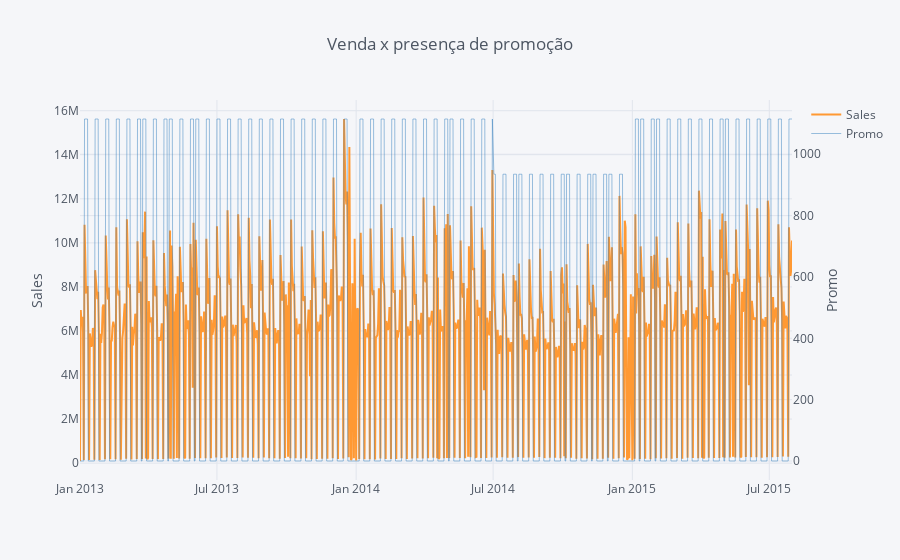

Notebook source saved alongside this figure:
### Markdown cell above
### Desafio 1
 
Construa o [gráfico de linha com plotly através do cufflinks](https://plot.ly/ipython-notebooks/cufflinks/#line-charts) agregrado por dia, com venda no eixo da direita e a variável `Promo` no eixo da esquerda (dica: com o parâmetro secondary_y é possível definir uma variável para ficar no eixo da esquerda)
- Gráfico com a soma das venda por semana no eixo da direita e a soma dos clientes na loja por semana no eixo da esquerda

Obs: Inclua título e descrição dos eixos nos gráficos

Dica: Com o cufflinks é necessário ordenar as datas antes de gerar o gráfico, para isso use a função [sort_values](https://pandas.pydata.org/pandas-docs/stable/reference/api/pandas.DataFrame.sort_values.html) do pandas

### Code cell
title = 'Venda x presença de promoção'
df.sort_values(by='Date', inplace=True)
df.iplot(kind='line', x='Date', y='Sales', secondary_y='Promo', title=title, 
                         mode='lines', width=[2,0.5], colors=['orange', 'blue'],
                         yTitle='Sales', secondary_y_title='Promo')

### Figure 1 — Plotly figure (JSON) as saved in the notebook; plotly's stock layout.template omitted (floating-point values rounded to 4 significant figures; data arrays with more than 128 entries replaced by an {"elided": "..."} marker saying what was removed)
{"data": [{"line": {"color": "rgba(255, 153, 51, 1.0)", "dash": "solid", "shape": "linear", "width": 2}, "mode": "lines", "name": "Sales", "text": "", "type": "scatter", "uid": "582329ca-4db6-11ea-8896-fc017cc0433b", "x": {"elided": "942 str values"}, "y": {"elided": "942 int values"}}, {"line": {"color": "rgba(55, 128, 191, 1.0)", "dash": "solid", "shape": "linear", "width": 0.5}, "mode": "lines", "name": "Promo", "text": "", "type": "scatter", "uid": "582329cb-4db6-11ea-8896-fc017cc0433b", "x": {"elided": "942 str values"}, "xaxis": "x", "y": {"elided": "942 int values"}, "yaxis": "y2"}], "layout": {"legend": {"bgcolor": "#F5F6F9", "font": {"color": "#4D5663"}}, "paper_bgcolor": "#F5F6F9", "plot_bgcolor": "#F5F6F9", "title": "Venda x presença de promoção", "titlefont": {"color": "#4D5663"}, "xaxis": {"gridcolor": "#E1E5ED", "showgrid": true, "tickfont": {"color": "#4D5663"}, "title": "", "titlefont": {"color": "#4D5663"}, "zerolinecolor": "#E1E5ED"}, "yaxis": {"gridcolor": "#E1E5ED", "showgrid": true, "tickfont": {"color": "#4D5663"}, "title": "Sales", "titlefont": {"color": "#4D5663"}, "zerolinecolor": "#E1E5ED"}, "yaxis2": {"anchor": "x", "gridcolor": "#E1E5ED", "overlaying": "y", "showgrid": true, "side": "right", "tickfont": {"color": "#4D5663"}, "title": "Promo", "titlefont": {"color": "#4D5663"}, "zerolinecolor": "#E1E5ED"}}}
